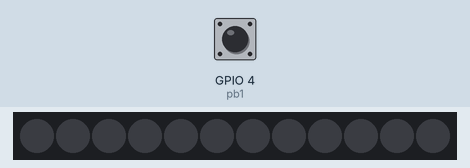
This program was run on a simulated ESP32 board running MicroPython. Parts: 12 RGB LEDs in strip order, left to right. The inputs (shaded band) are chosen by the test bench; at power-on: GPIO 4 (pb1) LOW. Dim RGB values are drawn brighter than linear.

Above: at 1.2 s.
1.3 s: GPIO 4 (pb1) pulsed HIGH 5 times (0.12 s each, 0.3 s apart)
At 1.6 s:
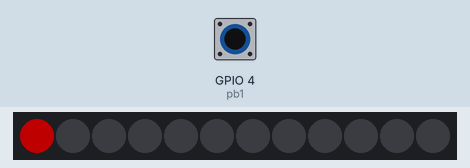
At 3.5 s:
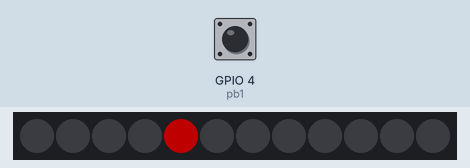
Timing chart, 0 to 5.0 s (numbered marks = the images above; inputs shaded):
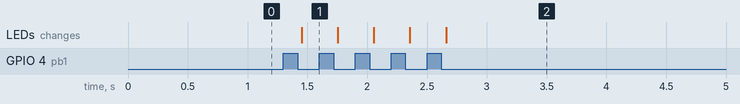

Measured:
- after the input at 1.3 s, the LEDs: change after 0.15 s (image 1)

The program:

id_2.py
```python
from neopixel import NeoPixel
from machine import Pin
from time import sleep

PB1_PIN = 4
pb1 = Pin(PB1_PIN, Pin.IN)

n = 12 #number of pixels
p = 26 #pin acchachet to ring
np = NeoPixel(Pin(p, Pin.OUT), n)
light_nr = -1

def led_step(r,g,b):# for hver gang fungtionen er kallet flyt den tænde led en gang
    global light_nr
    for i in range (n):
        np[i] = (0,0,0) # sluk alle lederne for at gøre klar til den næste bliver tænt
    np.write()
    if light_nr > n-2: #hvis numerd bliver højer end mænkten af leder i index sæt den til -1 som bliver til 0 på indxset nå koden køre frem
            light_nr = -1
    light_nr = light_nr + 1
    np[light_nr] = (r,g,b) # set den led vi nåde til faven som var valdt nå fungtionen er kallet
    np.write()

while True:
    first = pb1.value()
    sleep(0.05)
    second = pb1.value()

    if first > second: #hvis knappen er trykket kør vores led_step fungtion 1 gang
        led_step(80,0,0)
```
